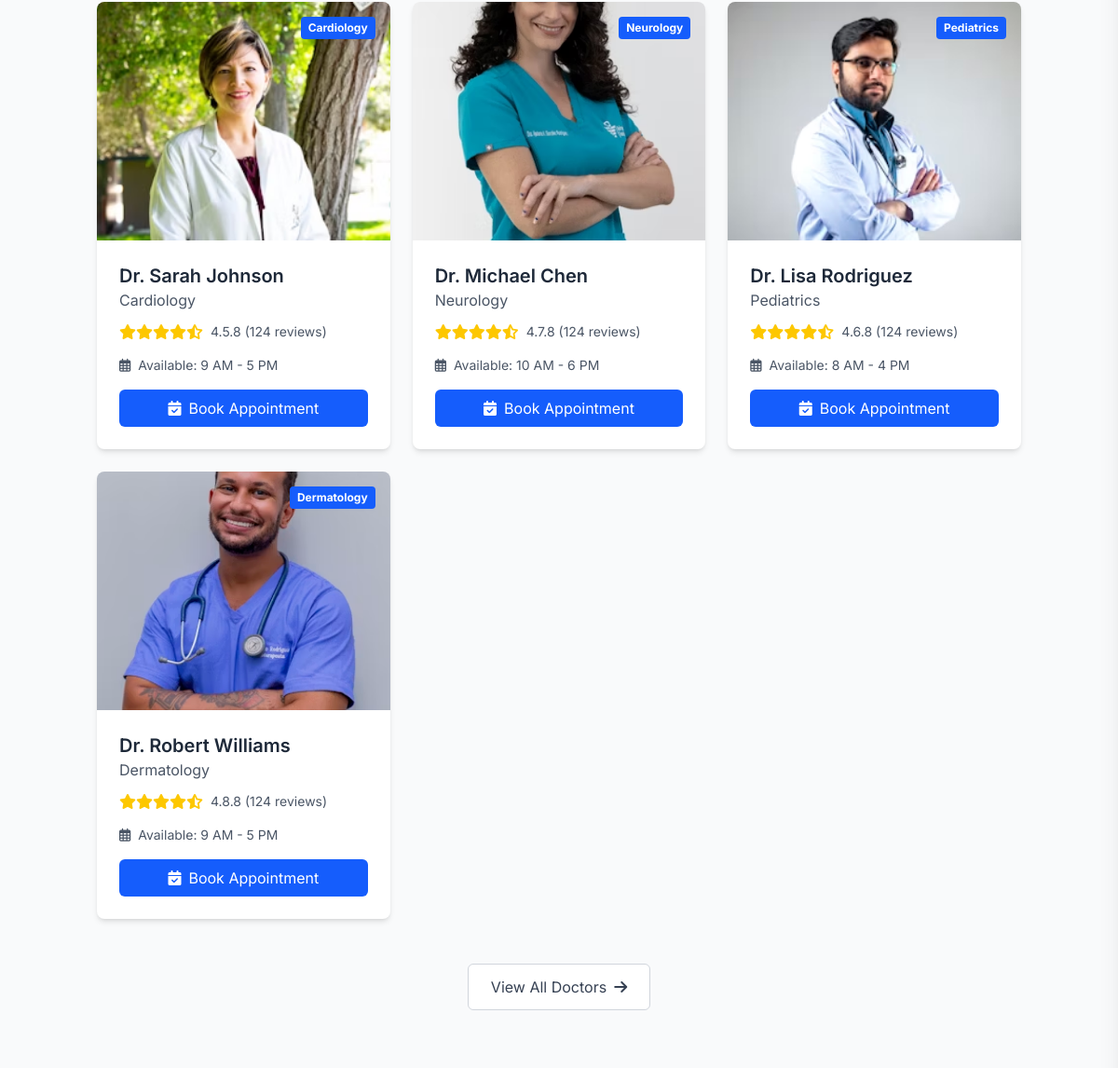
/doctors (middle part), run on an earlier commit of the app's database.
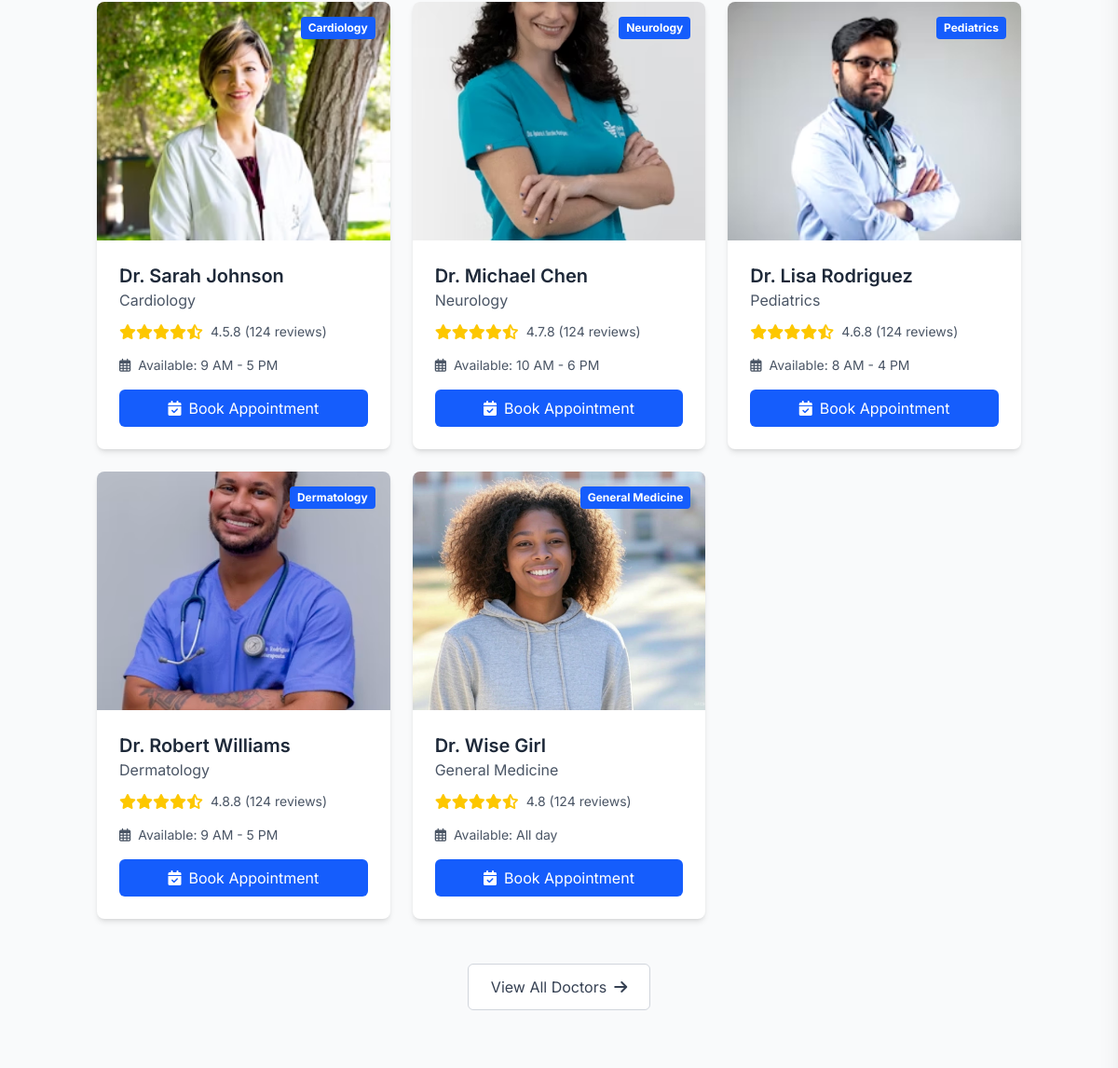
And on a later commit of the database.
### models/models.py (models this page shows, shortened)
class Doctor(db.Model):
    id = db.Column(db.Integer, primary_key=True)
    name = db.Column(db.String(100), nullable=False)
    department_id = db.Column(db.Integer, db.ForeignKey('department.id'), nullable=False)  # Foreign key to Department
    image_url = db.Column(db.String(300), nullable=False)
    rating = db.Column(db.String(300), nullable=False)  # Doctor's rating
    work_hours = db.Column(db.String(300), nullable=False)  # Working hours of the doctor
    appointments = db.relationship('Appointment', backref='doctor', lazy=True)

class Department(db.Model):
    id = db.Column(db.Integer, primary_key=True)
    name = db.Column(db.String(100), nullable=False)
    image_url = db.Column(db.String(100), nullable=True)  # Optional image URL for department
    doctors = db.relationship('Doctor', backref='department', lazy=True)

### app.py (the view)
@app.route('/doctors', methods=['GET'])
def doctors():
    departments = Department.query.all()
    doctors = Doctor.query.all()
    return render_template('doctors.html', doctors=doctors, departments=departments)

### templates/doctors.html (shortened to what this page needs)
{% extends "base.html" %}
{% block content %}
<section class="doctors-section py-16 bg-gray-50">
    <div class="container mx-auto px-4">
        <div class="grid grid-cols-1 sm:grid-cols-2 lg:grid-cols-3 xl:grid-cols-4 gap-6">
            {% for doctor in doctors %}
            <div
                class="bg-white rounded-lg shadow-md overflow-hidden transition-transform hover:shadow-lg hover:-translate-y-1">
                <div class="relative">
                    <img src="{{ url_for('static', filename='uploads/'+doctor.image_url) }}" alt="Dr. Sarah Johnson"
                        class="w-full h-64 object-cover object-center">
                    <div class="absolute top-4 right-4 bg-blue-600 text-white text-xs font-bold px-2 py-1 rounded">
                        {{ doctor.department.name }}</div>
                </div>
                <div class="p-6">
                    <h3 class="text-xl font-semibold text-gray-800">{{ doctor.name }}</h3>
                    <p class="text-gray-600 mb-3">{{ doctor.department.name }}</p>
                    <div class="flex items-center mb-4">
                        <div class="flex text-yellow-400">
                            <i class="fas fa-star"></i>
                            <i class="fas fa-star"></i>
                            <i class="fas fa-star"></i>
                            <i class="fas fa-star"></i>
                            <i class="fas fa-star-half-alt"></i>
                        </div>
                        <span class="text-gray-600 text-sm ml-2">{{ doctor.rating }}.8 (124 reviews)</span>
                    </div>
                    <div class="flex items-center text-sm text-gray-600 mb-4">
                        <i class="far fa-calendar-alt mr-2"></i>
                        <span>Available: {{ doctor.work_hours }}</span>
                    </div>
                    <button
                        class="w-full bg-blue-600 text-white py-2 rounded-md hover:bg-blue-700 transition flex items-center justify-center gap-2">
                        <i class="fas fa-calendar-check"></i> Book Appointment
                    </button>
                </div>
            </div>
            {% endfor %}
        </div>
        <div class="text-center mt-12">
            <a href="{{ url_for('doctors') }}"
                class="inline-flex items-center justify-center gap-2 bg-white border border-gray-300 text-gray-700 px-6 py-3 rounded-md hover:bg-gray-50 transition">
                View All Doctors <i class="fas fa-arrow-right"></i>
            </a>
        </div>
    </div>
</section>
{% endblock %}

### templates/base.html (shortened to what this page needs)
<!DOCTYPE html>
<html lang="en">
<head>
    <link href="https://cdnjs.cloudflare.com/ajax/libs/font-awesome/6.7.2/css/all.min.css" rel="stylesheet">
    <script src="https://cdn.jsdelivr.net/npm/@tailwindcss/browser@4"></script>
</head>
<body class="bg-gray-100 font-[Inter]">
    <main>
        {% block content %}{% endblock %}
    </main>
</body>
</html>

What changed in the data, as far as the page shows it:
added Doctor: image_url (picture), department.name "General Medicine", name "Dr. Wise Girl", rating "4", work_hours "All day"
